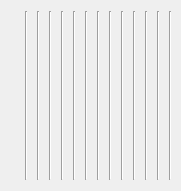
  <widget class="QWidget" name="horizontalLayoutWidget_2">
   <property name="geometry">
    <rect>
     <x>9</x>
     <y>96</y>
     <width>181</width>
     <height>191</height>
    </rect>
   </property>
   <layout class="QHBoxLayout" name="layout_sliderScale_3">
    <property name="spacing">
     <number>6</number>
    </property>
    <property name="leftMargin">
     <number>22</number>
    </property>
    <property name="rightMargin">
     <number>0</number>
    </property>
    <item>
     <widget class="Line" name="line_40">
      <property name="palette">
       <palette>
        <active>
         <colorrole role="WindowText">
          <brush brushstyle="SolidPattern">
           <color alpha="255">
            <red>178</red>
            <green>177</green>
            <blue>177</blue>
           </color>
          </brush>
         </colorrole>
        </active>
        <inactive>
         <colorrole role="WindowText">
          <brush brushstyle="SolidPattern">
           <color alpha="255">
            <red>178</red>
            <green>177</green>
            <blue>177</blue>
           </color>
          </brush>
         </colorrole>
        </inactive>
        <disabled>
         <colorrole role="WindowText">
          <brush brushstyle="SolidPattern">
           <color alpha="255">
            <red>118</red>
            <green>118</green>
            <blue>117</blue>
           </color>
          </brush>
         </colorrole>
        </disabled>
       </palette>
      </property>
      <property name="orientation">
       <enum>Qt::Vertical</enum>
      </property>
     </widget>
    </item>
    <item>
     <widget class="Line" name="line_41">
      <property name="palette">
       <palette>
        <active>
         <colorrole role="WindowText">
          <brush brushstyle="SolidPattern">
           <color alpha="255">
            <red>178</red>
            <green>177</green>
            <blue>177</blue>
           </color>
          </brush>
         </colorrole>
        </active>
        <inactive>
         <colorrole role="WindowText">
          <brush brushstyle="SolidPattern">
           <color alpha="255">
            <red>178</red>
            <green>177</green>
            <blue>177</blue>
           </color>
          </brush>
         </colorrole>
        </inactive>
        <disabled>
         <colorrole role="WindowText">
          <brush brushstyle="SolidPattern">
           <color alpha="255">
            <red>118</red>
            <green>118</green>
            <blue>117</blue>
           </color>
          </brush>
         </colorrole>
        </disabled>
       </palette>
      </property>
      <property name="orientation">
       <enum>Qt::Vertical</enum>
      </property>
     </widget>
    </item>
    <item>
     <widget class="Line" name="line_42">
      <property name="palette">
       <palette>
        <active>
         <colorrole role="WindowText">
          <brush brushstyle="SolidPattern">
           <color alpha="255">
            <red>178</red>
            <green>177</green>
            <blue>177</blue>
           </color>
          </brush>
         </colorrole>
        </active>
        <inactive>
         <colorrole role="WindowText">
          <brush brushstyle="SolidPattern">
           <color alpha="255">
            <red>178</red>
            <green>177</green>
            <blue>177</blue>
           </color>
          </brush>
         </colorrole>
        </inactive>
        <disabled>
         <colorrole role="WindowText">
          <brush brushstyle="SolidPattern">
           <color alpha="255">
            <red>118</red>
            <green>118</green>
            <blue>117</blue>
           </color>
          </brush>
         </colorrole>
        </disabled>
       </palette>
      </property>
      <property name="orientation">
       <enum>Qt::Vertical</enum>
      </property>
     </widget>
    </item>
    <item>
     <widget class="Line" name="line_43">
      <property name="palette">
       <palette>
        <active>
         <colorrole role="WindowText">
          <brush brushstyle="SolidPattern">
           <color alpha="255">
            <red>178</red>
            <green>177</green>
            <blue>177</blue>
           </color>
          </brush>
         </colorrole>
        </active>
        <inactive>
         <colorrole role="WindowText">
          <brush brushstyle="SolidPattern">
           <color alpha="255">
            <red>178</red>
            <green>177</green>
            <blue>177</blue>
           </color>
          </brush>
         </colorrole>
        </inactive>
        <disabled>
         <colorrole role="WindowText">
          <brush brushstyle="SolidPattern">
           <color alpha="255">
            <red>118</red>
            <green>118</green>
            <blue>117</blue>
           </color>
          </brush>
         </colorrole>
        </disabled>
       </palette>
      </property>
      <property name="orientation">
       <enum>Qt::Vertical</enum>
      </property>
     </widget>
    </item>
    <item>
     <widget class="Line" name="line_44">
      <property name="palette">
       <palette>
        <active>
         <colorrole role="WindowText">
          <brush brushstyle="SolidPattern">
           <color alpha="255">
            <red>178</red>
            <green>177</green>
            <blue>177</blue>
           </color>
          </brush>
         </colorrole>
        </active>
        <inactive>
         <colorrole role="WindowText">
          <brush brushstyle="SolidPattern">
           <color alpha="255">
            <red>178</red>
            <green>177</green>
            <blue>177</blue>
           </color>
          </brush>
         </colorrole>
        </inactive>
        <disabled>
         <colorrole role="WindowText">
          <brush brushstyle="SolidPattern">
           <color alpha="255">
            <red>118</red>
            <green>118</green>
            <blue>117</blue>
           </color>
          </brush>
         </colorrole>
        </disabled>
       </palette>
      </property>
      <property name="orientation">
       <enum>Qt::Vertical</enum>
      </property>
     </widget>
    </item>
    <item>
     <widget class="Line" name="line_45">
      <property name="palette">
       <palette>
        <active>
         <colorrole role="WindowText">
          <brush brushstyle="SolidPattern">
           <color alpha="255">
            <red>178</red>
            <green>177</green>
            <blue>177</blue>
           </color>
          </brush>
         </colorrole>
        </active>
        <inactive>
         <colorrole role="WindowText">
          <brush brushstyle="SolidPattern">
           <color alpha="255">
            <red>178</red>
            <green>177</green>
            <blue>177</blue>
           </color>
          </brush>
         </colorrole>
        </inactive>
        <disabled>
         <colorrole role="WindowText">
          <brush brushstyle="SolidPattern">
           <color alpha="255">
            <red>118</red>
            <green>118</green>
            <blue>117</blue>
           </color>
          </brush>
         </colorrole>
        </disabled>
       </palette>
      </property>
      <property name="orientation">
       <enum>Qt::Vertical</enum>
      </property>
     </widget>
    </item>
    <item>
     <widget class="Line" name="line_46">
      <property name="palette">
       <palette>
        <active>
         <colorrole role="WindowText">
          <brush brushstyle="SolidPattern">
           <color alpha="255">
            <red>178</red>
            <green>177</green>
            <blue>177</blue>
           </color>
          </brush>
         </colorrole>
        </active>
        <inactive>
         <colorrole role="WindowText">
          <brush brushstyle="SolidPattern">
           <color alpha="255">
            <red>178</red>
            <green>177</green>
            <blue>177</blue>
           </color>
          </brush>
         </colorrole>
        </inactive>
        <disabled>
         <colorrole role="WindowText">
          <brush brushstyle="SolidPattern">
           <color alpha="255">
            <red>118</red>
            <green>118</green>
            <blue>117</blue>
           </color>
          </brush>
         </colorrole>
        </disabled>
       </palette>
      </property>
      <property name="orientation">
       <enum>Qt::Vertical</enum>
      </property>
     </widget>
    </item>
    <item>
     <widget class="Line" name="line_47">
      <property name="palette">
       <palette>
        <active>
         <colorrole role="WindowText">
          <brush brushstyle="SolidPattern">
           <color alpha="255">
            <red>178</red>
            <green>177</green>
            <blue>177</blue>
           </color>
          </brush>
         </colorrole>
        </active>
        <inactive>
         <colorrole role="WindowText">
          <brush brushstyle="SolidPattern">
           <color alpha="255">
            <red>178</red>
            <green>177</green>
            <blue>177</blue>
           </color>
          </brush>
         </colorrole>
        </inactive>
        <disabled>
         <colorrole role="WindowText">
          <brush brushstyle="SolidPattern">
           <color alpha="255">
            <red>118</red>
            <green>118</green>
            <blue>117</blue>
           </color>
          </brush>
         </colorrole>
        </disabled>
       </palette>
      </property>
      <property name="orientation">
       <enum>Qt::Vertical</enum>
      </property>
     </widget>
    </item>
    <item>
     <widget class="Line" name="line_48">
      <property name="palette">
       <palette>
        <active>
         <colorrole role="WindowText">
          <brush brushstyle="SolidPattern">
           <color alpha="255">
            <red>178</red>
            <green>177</green>
            <blue>177</blue>
           </color>
          </brush>
         </colorrole>
        </active>
        <inactive>
         <colorrole role="WindowText">
          <brush brushstyle="SolidPattern">
           <color alpha="255">
            <red>178</red>
            <green>177</green>
            <blue>177</blue>
           </color>
          </brush>
         </colorrole>
        </inactive>
        <disabled>
         <colorrole role="WindowText">
          <brush brushstyle="SolidPattern">
           <color alpha="255">
            <red>118</red>
            <green>118</green>
            <blue>117</blue>
           </color>
          </brush>
         </colorrole>
        </disabled>
       </palette>
      </property>
      <property name="orientation">
       <enum>Qt::Vertical</enum>
      </property>
     </widget>
    </item>
    <item>
     <widget class="Line" name="line_49">
      <property name="palette">
       <palette>
        <active>
         <colorrole role="WindowText">
          <brush brushstyle="SolidPattern">
           <color alpha="255">
            <red>178</red>
            <green>177</green>
            <blue>177</blue>
           </color>
          </brush>
         </colorrole>
        </active>
        <inactive>
         <colorrole role="WindowText">
          <brush brushstyle="SolidPattern">
           <color alpha="255">
            <red>178</red>
            <green>177</green>
            <blue>177</blue>
           </color>
          </brush>
         </colorrole>
        </inactive>
        <disabled>
         <colorrole role="WindowText">
          <brush brushstyle="SolidPattern">
           <color alpha="255">
            <red>118</red>
            <green>118</green>
            <blue>117</blue>
           </color>
          </brush>
         </colorrole>
        </disabled>
       </palette>
      </property>
      <property name="orientation">
       <enum>Qt::Vertical</enum>
      </property>
     </widget>
    </item>
    <item>
     <widget class="Line" name="line_50">
      <property name="palette">
       <palette>
        <active>
         <colorrole role="WindowText">
          <brush brushstyle="SolidPattern">
           <color alpha="255">
            <red>178</red>
            <green>177</green>
            <blue>177</blue>
           </color>
          </brush>
         </colorrole>
        </active>
        <inactive>
         <colorrole role="WindowText">
          <brush brushstyle="SolidPattern">
           <color alpha="255">
            <red>178</red>
            <green>177</green>
            <blue>177</blue>
           </color>
          </brush>
         </colorrole>
        </inactive>
        <disabled>
         <colorrole role="WindowText">
          <brush brushstyle="SolidPattern">
           <color alpha="255">
            <red>118</red>
            <green>118</green>
            <blue>117</blue>
           </color>
          </brush>
         </colorrole>
        </disabled>
       </palette>
      </property>
      <property name="orientation">
       <enum>Qt::Vertical</enum>
      </property>
     </widget>
    </item>
    <item>
     <widget class="Line" name="line_51">
      <property name="palette">
       <palette>
        <active>
         <colorrole role="WindowText">
          <brush brushstyle="SolidPattern">
           <color alpha="255">
            <red>178</red>
            <green>177</green>
            <blue>177</blue>
           </color>
          </brush>
         </colorrole>
        </active>
        <inactive>
         <colorrole role="WindowText">
          <brush brushstyle="SolidPattern">
           <color alpha="255">
            <red>178</red>
            <green>177</green>
            <blue>177</blue>
           </color>
          </brush>
         </colorrole>
        </inactive>
        <disabled>
         <colorrole role="WindowText">
          <brush brushstyle="SolidPattern">
           <color alpha="255">
            <red>118</red>
            <green>118</green>
            <blue>117</blue>
           </color>
          </brush>
         </colorrole>
        </disabled>
       </palette>
      </property>
      <property name="orientation">
       <enum>Qt::Vertical</enum>
      </property>
     </widget>
    </item>
    <item>
     <widget class="Line" name="line_111">
      <property name="palette">
       <palette>
        <active>
         <colorrole role="WindowText">
          <brush brushstyle="SolidPattern">
           <color alpha="255">
            <red>178</red>
            <green>177</green>
            <blue>177</blue>
           </color>
          </brush>
         </colorrole>
        </active>
        <inactive>
         <colorrole role="WindowText">
          <brush brushstyle="SolidPattern">
           <color alpha="255">
            <red>178</red>
            <green>177</green>
            <blue>177</blue>
           </color>
          </brush>
         </colorrole>
        </inactive>
        <disabled>
         <colorrole role="WindowText">
          <brush brushstyle="SolidPattern">
           <color alpha="255">
            <red>118</red>
            <green>118</green>
            <blue>117</blue>
           </color>
          </brush>
         </colorrole>
        </disabled>
       </palette>
      </property>
      <property name="orientation">
       <enum>Qt::Vertical</enum>
      </property>
     </widget>
    </item>
   </layout>
  </widget>
